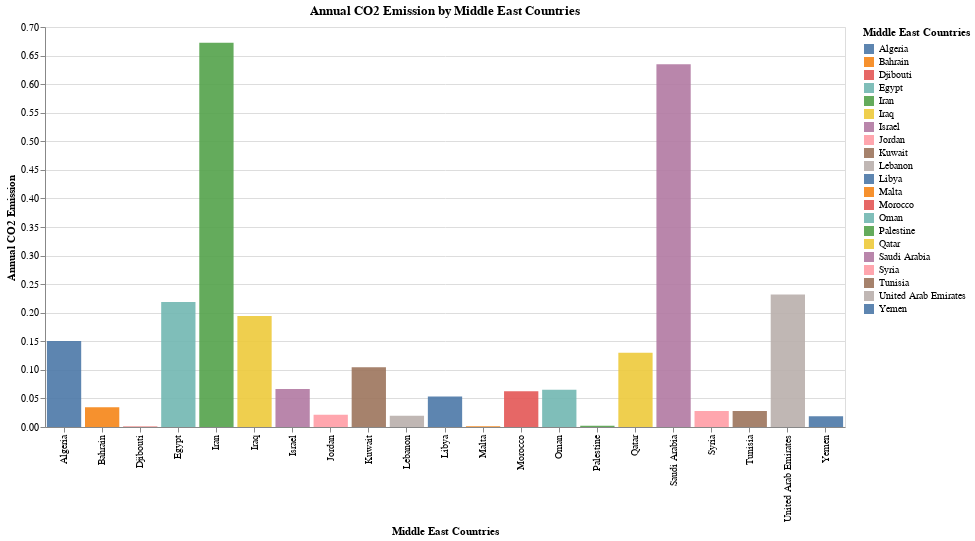

Here is the notebook cell this chart was saved with:
### Code cell
binder = alt.binding_range(min=1910, max=2017)
slider = alt.selection_single(bind = binder, fields=['Year'], name='Select', init= {'Year':2017})
over = alt.selection_multi(on='mouseover')

alt.Chart(df_me).mark_bar(opacity=0.9).encode(
    x = alt.X('Entity', title = 'Middle East Countries'),
    y = alt.Y('Annual_Emissions(billion tonnes)', title = 'Annual CO2 Emission'),
    color = alt.Color('Entity', title='Middle East Countries'),
    tooltip = ['Entity', 'Annual_Emissions(billion tonnes)']
).properties(
    width = 800,
    height = 400,
    title = 'Annual CO2 Emission by Middle East Countries',
    selection = slider).transform_filter(slider).add_selection(over)

### Figure 1 — Vega-Lite specification as saved in the notebook (floating-point values rounded to 4 significant figures; data arrays with more than 128 entries replaced by an {"elided": "..."} marker saying what was removed)
{"config": {"view": {"continuousWidth": 400, "continuousHeight": 300}}, "data": {"name": "data-d9afad6455770b5737ad3036886cacdb"}, "mark": {"type": "bar", "opacity": 0.9}, "encoding": {"color": {"type": "nominal", "field": "Entity", "title": "Middle East Countries"}, "tooltip": [{"type": "nominal", "field": "Entity"}, {"type": "quantitative", "field": "Annual_Emissions(billion tonnes)"}], "x": {"type": "nominal", "field": "Entity", "title": "Middle East Countries"}, "y": {"type": "quantitative", "field": "Annual_Emissions(billion tonnes)", "title": "Annual CO2 Emission"}}, "height": 400, "selection": {"Select": {"type": "single", "bind": {"input": "range", "max": 2017, "min": 1910}, "fields": ["Year"], "init": {"Year": 2017}}, "selector047": {"type": "multi", "on": "mouseover"}}, "title": "Annual CO2 Emission by Middle East Countries", "transform": [{"filter": {"selection": "Select"}}], "width": 800, "$schema": "https://vega.github.io/schema/vega-lite/v4.8.1.json", "datasets": {"data-d9afad6455770b5737ad3036886cacdb": {"elided": "1657 records"}}}
